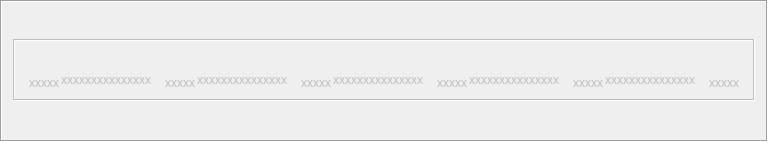
           <widget class="QFrame" name="frame_35">
            <property name="frameShape">
             <enum>QFrame::Box</enum>
            </property>
            <property name="frameShadow">
             <enum>QFrame::Sunken</enum>
            </property>
            <property name="tipo" stdset="0">
             <string>senborda</string>
            </property>
            <layout class="QVBoxLayout" name="verticalLayout_9">
             <item>
              <widget class="QLabel" name="Traduko">
               <property name="minimumSize">
                <size>
                 <width>0</width>
                 <height>20</height>
                </size>
               </property>
               <property name="text">
                <string notr="true"/>
               </property>
               <property name="alignment">
                <set>Qt::AlignCenter</set>
               </property>
               <property name="wordWrap">
                <bool>true</bool>
               </property>
              </widget>
             </item>
             <item>
              <widget class="QFrame" name="Tajpujo">
               <property name="enabled">
                <bool>false</bool>
               </property>
               <property name="frameShape">
                <enum>QFrame::Box</enum>
               </property>
               <property name="frameShadow">
                <enum>QFrame::Sunken</enum>
               </property>
               <layout class="QHBoxLayout" name="horizontalLayout_8">
                <property name="spacing">
                 <number>0</number>
                </property>
                <item>
                 <spacer name="horizontalSpacer_24">
                  <property name="orientation">
                   <enum>Qt::Horizontal</enum>
                  </property>
                  <property name="sizeHint" stdset="0">
                   <size>
                    <width>5</width>
                    <height>20</height>
                   </size>
                  </property>
                 </spacer>
                </item>
                <item>
                 <layout class="QVBoxLayout" name="verticalLayout">
                  <item>
                   <spacer name="verticalSpacer">
                    <property name="orientation">
                     <enum>Qt::Vertical</enum>
                    </property>
                    <property name="sizeHint" stdset="0">
                     <size>
                      <width>1</width>
                      <height>1</height>
                     </size>
                    </property>
                   </spacer>
                  </item>
                  <item>
                   <widget class="QLabel" name="Vorto1">
                    <property name="text">
                     <string notr="true">xxxxx</string>
                    </property>
                    <property name="tipo" stdset="0">
                     <string>plenigas_spacon</string>
                    </property>
                    <property name="lingvo" stdset="0">
                     <string>eo</string>
                    </property>
                   </widget>
                  </item>
                 </layout>
                </item>
                <item>
                 <layout class="QVBoxLayout" name="verticalLayout_25">
                  <property name="spacing">
                   <number>1</number>
                  </property>
                  <property name="leftMargin">
                   <number>0</number>
                  </property>
                  <item>
                   <spacer name="verticalSpacer_8">
                    <property name="orientation">
                     <enum>Qt::Vertical</enum>
                    </property>
                    <property name="sizeHint" stdset="0">
                     <size>
                      <width>1</width>
                      <height>1</height>
                     </size>
                    </property>
                   </spacer>
                  </item>
                  <item alignment="Qt::AlignBottom">
                   <widget class="QLabel" name="KorektaVorto1">
                    <property name="palette">
                     <palette>
                      <active>
                       <colorrole role="WindowText">
                        <brush brushstyle="SolidPattern">
                         <color alpha="255">
                          <red>255</red>
                          <green>0</green>
                          <blue>0</blue>
                         </color>
                        </brush>
                       </colorrole>
                      </active>
                      <inactive>
                       <colorrole role="WindowText">
                        <brush brushstyle="SolidPattern">
                         <color alpha="255">
                          <red>255</red>
                          <green>0</green>
                          <blue>0</blue>
                         </color>
                        </brush>
                       </colorrole>
                      </inactive>
                      <disabled>
                       <colorrole role="WindowText">
                        <brush brushstyle="SolidPattern">
                         <color alpha="255">
                          <red>120</red>
                          <green>120</green>
                          <blue>120</blue>
                         </color>
                        </brush>
                       </colorrole>
                      </disabled>
                     </palette>
                    </property>
                    <property name="font">
                     <font>
                      <pointsize>12</pointsize>
                     </font>
                    </property>
                    <property name="text">
                     <string notr="true"/>
                    </property>
                    <property name="alignment">
                     <set>Qt::AlignCenter</set>
                    </property>
                    <property name="tipo" stdset="0">
                     <string>plenigas_korekta</string>
                    </property>
                    <property name="lingvo" stdset="0">
                     <string>eo</string>
                    </property>
                   </widget>
                  </item>
                  <item alignment="Qt::AlignBottom">
                   <widget class="cx_edit" name="Edit1">
                    <property name="text">
                     <string notr="true">xxxxxxxxxxxxxxx</string>
                    </property>
                    <property name="frame">
                     <bool>false</bool>
                    </property>
                    <property name="tipo" stdset="0">
                     <string>plenigas_spacon</string>
                    </property>
                    <property name="lingvo" stdset="0">
                     <string>eo</string>
                    </property>
                   </widget>
                  </item>
                 </layout>
                </item>
                <item>
                 <layout class="QVBoxLayout" name="verticalLayout_2">
                  <item>
                   <spacer name="verticalSpacer_3">
                    <property name="orientation">
                     <enum>Qt::Vertical</enum>
                    </property>
                    <property name="sizeHint" stdset="0">
                     <size>
                      <width>1</width>
                      <height>1</height>
                     </size>
                    </property>
                   </spacer>
                  </item>
                  <item>
                   <widget class="QLabel" name="Vorto2">
                    <property name="text">
                     <string notr="true">xxxxx</string>
                    </property>
                    <property name="tipo" stdset="0">
                     <string>plenigas_spacon</string>
                    </property>
                    <property name="lingvo" stdset="0">
                     <string>eo</string>
                    </property>
                   </widget>
                  </item>
                 </layout>
                </item>
                <item>
                 <layout class="QVBoxLayout" name="verticalLayout_26">
                  <property name="spacing">
                   <number>1</number>
                  </property>
                  <item>
                   <spacer name="verticalSpacer_9">
                    <property name="orientation">
                     <enum>Qt::Vertical</enum>
                    </property>
                    <property name="sizeHint" stdset="0">
                     <size>
                      <width>1</width>
                      <height>1</height>
                     </size>
                    </property>
                   </spacer>
                  </item>
                  <item alignment="Qt::AlignBottom">
                   <widget class="QLabel" name="KorektaVorto2">
                    <property name="palette">
                     <palette>
                      <active>
                       <colorrole role="WindowText">
                        <brush brushstyle="SolidPattern">
                         <color alpha="255">
                          <red>255</red>
                          <green>0</green>
                          <blue>0</blue>
                         </color>
                        </brush>
                       </colorrole>
                      </active>
                      <inactive>
                       <colorrole role="WindowText">
                        <brush brushstyle="SolidPattern">
                         <color alpha="255">
                          <red>255</red>
                          <green>0</green>
                          <blue>0</blue>
                         </color>
                        </brush>
                       </colorrole>
                      </inactive>
                      <disabled>
                       <colorrole role="WindowText">
                        <brush brushstyle="SolidPattern">
                         <color alpha="255">
                          <red>120</red>
                          <green>120</green>
                          <blue>120</blue>
                         </color>
                        </brush>
                       </colorrole>
                      </disabled>
                     </palette>
                    </property>
                    <property name="font">
                     <font>
                      <pointsize>12</pointsize>
                     </font>
                    </property>
                    <property name="text">
                     <string notr="true"/>
                    </property>
                    <property name="alignment">
                     <set>Qt::AlignCenter</set>
                    </property>
                    <property name="tipo" stdset="0">
                     <string>plenigas_korekta</string>
                    </property>
                    <property name="lingvo" stdset="0">
                     <string>eo</string>
                    </property>
                   </widget>
                  </item>
                  <item alignment="Qt::AlignBottom">
                   <widget class="cx_edit" name="Edit2">
                    <property name="text">
                     <string notr="true">xxxxxxxxxxxxxxx</string>
                    </property>
                    <property name="frame">
                     <bool>false</bool>
                    </property>
                    <property name="tipo" stdset="0">
                     <string>plenigas_spacon</string>
                    </property>
                    <property name="lingvo" stdset="0">
                     <string>eo</string>
                    </property>
                   </widget>
                  </item>
                 </layout>
                </item>
                <item>
                 <layout class="QVBoxLayout" name="verticalLayout_4">
                  <item>
                   <spacer name="verticalSpacer_4">
                    <property name="orientation">
                     <enum>Qt::Vertical</enum>
                    </property>
                    <property name="sizeHint" stdset="0">
                     <size>
                      <width>1</width>
                      <height>1</height>
                     </size>
                    </property>
                   </spacer>
                  </item>
                  <item>
                   <widget class="QLabel" name="Vorto3">
                    <property name="text">
                     <string notr="true">xxxxx</string>
                    </property>
                    <property name="tipo" stdset="0">
                     <string>plenigas_spacon</string>
                    </property>
                    <property name="lingvo" stdset="0">
                     <string>eo</string>
                    </property>
                   </widget>
                  </item>
                 </layout>
                </item>
                <item>
                 <layout class="QVBoxLayout" name="verticalLayout_27">
                  <property name="spacing">
                   <number>1</number>
                  </property>
                  <item>
                   <spacer name="verticalSpacer_10">
                    <property name="orientation">
                     <enum>Qt::Vertical</enum>
                    </property>
                    <property name="sizeHint" stdset="0">
                     <size>
                      <width>1</width>
                      <height>1</height>
                     </size>
                    </property>
                   </spacer>
                  </item>
                  <item alignment="Qt::AlignBottom">
                   <widget class="QLabel" name="KorektaVorto3">
                    <property name="palette">
                     <palette>
                      <active>
                       <colorrole role="WindowText">
                        <brush brushstyle="SolidPattern">
                         <color alpha="255">
                          <red>255</red>
                          <green>0</green>
                          <blue>0</blue>
                         </color>
                        </brush>
                       </colorrole>
                      </active>
                      <inactive>
                       <colorrole role="WindowText">
                        <brush brushstyle="SolidPattern">
                         <color alpha="255">
                          <red>255</red>
                          <green>0</green>
                          <blue>0</blue>
                         </color>
                        </brush>
                       </colorrole>
                      </inactive>
                      <disabled>
                       <colorrole role="WindowText">
                        <brush brushstyle="SolidPattern">
                         <color alpha="255">
                          <red>120</red>
                          <green>120</green>
                          <blue>120</blue>
                         </color>
                        </brush>
                       </colorrole>
                      </disabled>
                     </palette>
                    </property>
                    <property name="font">
                     <font>
                      <pointsize>12</pointsize>
                     </font>
                    </property>
                    <property name="text">
                     <string notr="true"/>
                    </property>
                    <property name="alignment">
                     <set>Qt::AlignCenter</set>
                    </property>
                    <property name="tipo" stdset="0">
                     <string>plenigas_korekta</string>
                    </property>
                    <property name="lingvo" stdset="0">
                     <string>eo</string>
                    </property>
                   </widget>
                  </item>
                  <item alignment="Qt::AlignBottom">
                   <widget class="cx_edit" name="Edit3">
                    <property name="text">
                     <string notr="true">xxxxxxxxxxxxxxx</string>
                    </property>
                    <property name="frame">
                     <bool>false</bool>
                    </property>
                    <property name="tipo" stdset="0">
                     <string>plenigas_spacon</string>
                    </property>
                    <property name="lingvo" stdset="0">
                     <string>eo</string>
                    </property>
                   </widget>
                  </item>
                 </layout>
                </item>
                <item>
                 <layout class="QVBoxLayout" name="verticalLayout_5">
                  <item>
                   <spacer name="verticalSpacer_5">
                    <property name="orientation">
                     <enum>Qt::Vertical</enum>
                    </property>
                    <property name="sizeHint" stdset="0">
                     <size>
                      <width>1</width>
                      <height>1</height>
                     </size>
                    </property>
                   </spacer>
                  </item>
                  <item>
                   <widget class="QLabel" name="Vorto4">
                    <property name="text">
                     <string notr="true">xxxxx</string>
                    </property>
                    <property name="tipo" stdset="0">
                     <string>plenigas_spacon</string>
                    </property>
                    <property name="lingvo" stdset="0">
                     <string>eo</string>
                    </property>
                   </widget>
                  </item>
                 </layout>
                </item>
                <item>
                 <layout class="QVBoxLayout" name="verticalLayout_21">
                  <property name="spacing">
                   <number>1</number>
                  </property>
                  <item>
                   <spacer name="verticalSpacer_11">
                    <property name="orientation">
                     <enum>Qt::Vertical</enum>
                    </property>
                    <property name="sizeHint" stdset="0">
                     <size>
                      <width>1</width>
                      <height>1</height>
                     </size>
                    </property>
                   </spacer>
                  </item>
                  <item alignment="Qt::AlignBottom">
                   <widget class="QLabel" name="KorektaVorto4">
                    <property name="palette">
                     <palette>
                      <active>
                       <colorrole role="WindowText">
                        <brush brushstyle="SolidPattern">
                         <color alpha="255">
                          <red>255</red>
                          <green>0</green>
                          <blue>0</blue>
                         </color>
                        </brush>
                       </colorrole>
                      </active>
                      <inactive>
                       <colorrole role="WindowText">
                        <brush brushstyle="SolidPattern">
                         <color alpha="255">
                          <red>255</red>
                          <green>0</green>
                          <blue>0</blue>
                         </color>
                        </brush>
                       </colorrole>
                      </inactive>
                      <disabled>
                       <colorrole role="WindowText">
                        <brush brushstyle="SolidPattern">
                         <color alpha="255">
                          <red>120</red>
                          <green>120</green>
                          <blue>120</blue>
                         </color>
                        </brush>
                       </colorrole>
                      </disabled>
                     </palette>
                    </property>
                    <property name="font">
                     <font>
                      <pointsize>12</pointsize>
                     </font>
                    </property>
                    <property name="text">
                     <string notr="true"/>
                    </property>
                    <property name="alignment">
                     <set>Qt::AlignCenter</set>
                    </property>
                    <property name="tipo" stdset="0">
                     <string>plenigas_korekta</string>
                    </property>
                    <property name="lingvo" stdset="0">
                     <string>eo</string>
                    </property>
                   </widget>
                  </item>
                  <item alignment="Qt::AlignBottom">
                   <widget class="cx_edit" name="Edit4">
                    <property name="text">
                     <string notr="true">xxxxxxxxxxxxxxx</string>
                    </property>
                    <property name="frame">
                     <bool>false</bool>
                    </property>
                    <property name="tipo" stdset="0">
                     <string>plenigas_spacon</string>
                    </property>
                    <property name="lingvo" stdset="0">
                     <string>eo</string>
                    </property>
                   </widget>
                  </item>
                 </layout>
                </item>
                <item>
                 <layout class="QVBoxLayout" name="verticalLayout_6">
                  <item>
                   <spacer name="verticalSpacer_6">
                    <property name="orientation">
                     <enum>Qt::Vertical</enum>
                    </property>
                    <property name="sizeHint" stdset="0">
                     <size>
                      <width>1</width>
                      <height>1</height>
                     </size>
                    </property>
                   </spacer>
                  </item>
                  <item>
                   <widget class="QLabel" name="Vorto5">
                    <property name="text">
                     <string notr="true">xxxxx</string>
                    </property>
                    <property name="tipo" stdset="0">
                     <string>plenigas_spacon</string>
                    </property>
                    <property name="lingvo" stdset="0">
                     <string>eo</string>
                    </property>
                   </widget>
                  </item>
                 </layout>
                </item>
                <item>
                 <layout class="QVBoxLayout" name="verticalLayout_28">
                  <property name="spacing">
                   <number>1</number>
                  </property>
                  <item>
                   <spacer name="verticalSpacer_12">
                    <property name="orientation">
                     <enum>Qt::Vertical</enum>
                    </property>
                    <property name="sizeHint" stdset="0">
                     <size>
                      <width>1</width>
                      <height>1</height>
                     </size>
                    </property>
                   </spacer>
                  </item>
                  <item alignment="Qt::AlignBottom">
                   <widget class="QLabel" name="KorektaVorto5">
                    <property name="palette">
                     <palette>
                      <active>
                       <colorrole role="WindowText">
                        <brush brushstyle="SolidPattern">
                         <color alpha="255">
                          <red>255</red>
                          <green>0</green>
                          <blue>0</blue>
                         </color>
                        </brush>
                       </colorrole>
                      </active>
                      <inactive>
                       <colorrole role="WindowText">
                        <brush brushstyle="SolidPattern">
                         <color alpha="255">
                          <red>255</red>
                          <green>0</green>
                          <blue>0</blue>
                         </color>
                        </brush>
                       </colorrole>
                      </inactive>
                      <disabled>
                       <colorrole role="WindowText">
                        <brush brushstyle="SolidPattern">
                         <color alpha="255">
                          <red>120</red>
                          <green>120</green>
                          <blue>120</blue>
                         </color>
                        </brush>
                       </colorrole>
                      </disabled>
                     </palette>
                    </property>
                    <property name="font">
                     <font>
                      <pointsize>12</pointsize>
                     </font>
                    </property>
                    <property name="text">
                     <string notr="true"/>
                    </property>
                    <property name="alignment">
                     <set>Qt::AlignCenter</set>
                    </property>
                    <property name="tipo" stdset="0">
                     <string>plenigas_korekta</string>
                    </property>
                    <property name="lingvo" stdset="0">
                     <string>eo</string>
                    </property>
                   </widget>
                  </item>
                  <item alignment="Qt::AlignBottom">
                   <widget class="cx_edit" name="Edit5">
                    <property name="text">
                     <string notr="true">xxxxxxxxxxxxxxx</string>
                    </property>
                    <property name="frame">
                     <bool>false</bool>
                    </property>
                    <property name="tipo" stdset="0">
                     <string>plenigas_spacon</string>
                    </property>
                    <property name="lingvo" stdset="0">
                     <string>eo</string>
                    </property>
                   </widget>
                  </item>
                 </layout>
                </item>
                <item>
                 <layout class="QVBoxLayout" name="verticalLayout_7">
                  <item>
                   <spacer name="verticalSpacer_7">
                    <property name="orientation">
                     <enum>Qt::Vertical</enum>
                    </property>
                    <property name="sizeHint" stdset="0">
                     <size>
                      <width>1</width>
                      <height>1</height>
                     </size>
                    </property>
                   </spacer>
                  </item>
                  <item>
                   <widget class="QLabel" name="Vorto6">
                    <property name="text">
                     <string notr="true">xxxxx</string>
                    </property>
                    <property name="tipo" stdset="0">
                     <string>plenigas_spacon</string>
                    </property>
                    <property name="lingvo" stdset="0">
                     <string>eo</string>
                    </property>
                   </widget>
                  </item>
                 </layout>
                </item>
                <item>
                 <spacer name="horizontalSpacer_25">
                  <property name="orientation">
                   <enum>Qt::Horizontal</enum>
                  </property>
                  <property name="sizeHint" stdset="0">
                   <size>
                    <width>5</width>
                    <height>20</height>
                   </size>
                  </property>
                 </spacer>
                </item>
               </layout>
              </widget>
             </item>
             <item>
              <layout class="QHBoxLayout" name="horizontalLayout_2">
               <item>
                <spacer name="horizontalSpacer">
                 <property name="orientation">
                  <enum>Qt::Horizontal</enum>
                 </property>
                 <property name="sizeHint" stdset="0">
                  <size>
                   <width>40</width>
                   <height>20</height>
                  </size>
                 </property>
                </spacer>
               </item>
               <item alignment="Qt::AlignHCenter">
                <widget class="QPushButton" name="BitBtn6">
                 <property name="enabled">
                  <bool>false</bool>
                 </property>
                 <property name="sizePolicy">
                  <sizepolicy hsizetype="Maximum" vsizetype="Fixed">
                   <horstretch>0</horstretch>
                   <verstretch>0</verstretch>
                  </sizepolicy>
                 </property>
                 <property name="minimumSize">
                  <size>
                   <width>0</width>
                   <height>0</height>
                  </size>
                 </property>
                 <property name="text">
                  <string notr="true"/>
                 </property>
                 <property name="icon">
                  <iconset>
                   <normalon>:/ikonoj/ekzercoj/validi.png</normalon>
                   <activeon>:/ikonoj/ekzercoj/validi-over.png</activeon>
                  </iconset>
                 </property>
                 <property name="iconSize">
                  <size>
                   <width>35</width>
                   <height>33</height>
                  </size>
                 </property>
                 <property name="flat">
                  <bool>true</bool>
                 </property>
                 <property name="tipo" stdset="0">
                  <string>validigi</string>
                 </property>
                </widget>
               </item>
               <item alignment="Qt::AlignHCenter">
                <widget class="QPushButton" name="antauen">
                 <property name="enabled">
                  <bool>true</bool>
                 </property>
                 <property name="text">
                  <string/>
                 </property>
                 <property name="icon">
                  <iconset>
                   <normalon>:/ikonoj/ekzercoj/antauen.png</normalon>
                   <activeon>:/ikonoj/ekzercoj/antauen-over.png</activeon>
                  </iconset>
                 </property>
                 <property name="iconSize">
                  <size>
                   <width>81</width>
                   <height>33</height>
                  </size>
                 </property>
                 <property name="flat">
                  <bool>true</bool>
                 </property>
                 <property name="tipo" stdset="0">
                  <string>antauen</string>
                 </property>
                </widget>
               </item>
               <item>
                <spacer name="horizontalSpacer_2">
                 <property name="orientation">
                  <enum>Qt::Horizontal</enum>
                 </property>
                 <property name="sizeHint" stdset="0">
                  <size>
                   <width>40</width>
                   <height>20</height>
                  </size>
                 </property>
                </spacer>
               </item>
              </layout>
             </item>
            </layout>
           </widget>
